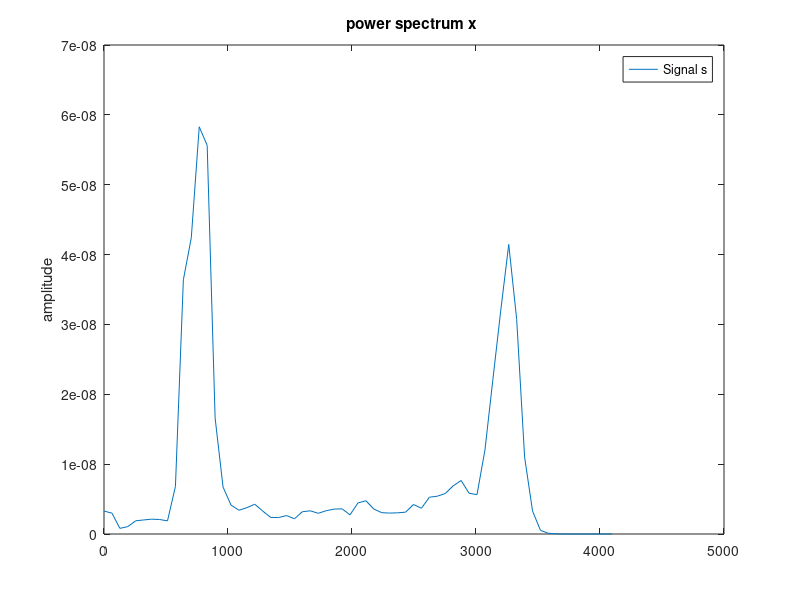

This figure's MATLAB source: (Note: this script raises an error after producing the figure.)
clear all; close all;
% File sima.mat has the signal s
% and sampling frequency Fs.
% The spectrum reaches frequencies up to 4kHz
% but everything above 1kHz is noise and must be filtered out.
load sima;

% Uncomment the following lines to get sine waves
% Fs=8192; Ts=1/Fs; T=1;
% t=0:Ts:T-Ts;
% A=1;
% s=A*sin(2*pi*800*t)+A*sin(2*pi*1000*t)+A*sin(2*pi*2000*t)+A*sin(2*pi*3000*t);

figure; pwelch(s,[],[],[],Fs); legend('Signal s');
% Ideal low pass function H with cutoff frequency Fs/8
H=[ones(1,Fs/8) zeros(1,Fs-Fs/4) ones(1,Fs/8)];
% Impulse response with inverse Fourier transform
% Alternatively, the analytic function Sa(x) can be used
h=ifft(H,'symmetric');
middle=length(h)/2;
h=[h(middle:end) h(1:middle-1)];
h32=h(middle+1-16:middle+17);
h64=h(middle+1-32:middle+33);
h128=h(middle+1-64:middle+65);
h256=h(middle+1-128:middle+129);
% figure; stem([0:length(h64)-1],h64); grid;
% figure; freqz(h64,1); % frequency response of h64
wvtool(h32,h64,h128,h256);% frequency responses of cut h
% side peaks are high!
% Multiply the cut impulse response with windows
% We use h64 with hamming and kaiser windows
wh64=hamming(length(h64));
wk=kaiser(length(h64),5);
figure; plot(0:64,wk,'r',0:64,wh64,'b'); grid; legend('Kaiser','Hamming');
h_hamming64=h64.*wh64';
h_kaiser=h64.*wk';
wvtool(h64,h_hamming64,h_kaiser);

% Hamming with h256
wh256=hamming(length(h256));
figure; plot(0:256,wh256,'b'); grid; legend('Hamming length 256');
h_hamming256=h256.*wh256';
wvtool(h256,h_hamming256);

% figure; stem([0:length(h64)-1],h_hamming); grid;
% figure; freqz(h_hamming,1);

% Filter the signal with each filter
y_rect64=conv(s,h64);
figure; pwelch(y_rect64,[],[],[],Fs); legend('h64 filter');
y_rect256=conv(s,h256);
figure; pwelch(y_rect256,[],[],[],Fs); legend('h256 filter');
y_hamm64=conv(s,h_hamming64);
figure; pwelch(y_hamm64,[],[],[],Fs); legend('Hamming 64 filter');
y_hamm256=conv(s,h_hamming256);
figure; pwelch(y_hamm256,[],[],[],Fs); legend('Hamming 256 filter');
y_kais=conv(s,h_kaiser);
figure; pwelch(y_kais,[],[],[],Fs); legend('Kaiser 64 filter');

% Low pass Parks-MacClellan
hpm64=firpm(64, [0 0.10 0.15 0.5]*2, [1 1 0 0]);
figure; freqz(hpm64,1); legend('Parks-MacClellan 64');
hpm128=firpm(128, [0 0.10 0.15 0.5]*2, [1 1 0 0]);
figure; freqz(hpm128,1); legend('Parks-MacClellan 128');
hpm128new=firpm(128, [0 0.11 0.12 0.5]*2, [1 1 0 0]);
figure; freqz(hpm128new,1); legend('Parks-MacClellan 128 tighter limits');
s_pm64=conv(s,hpm64);
figure; pwelch(s_pm64,[],[],[],Fs); legend('Parks-MacClellan 64');
s_pm128=conv(s,hpm128);
figure; pwelch(s_pm128,[],[],[],Fs); legend('Parks-MacClellan 128');
s_pm128new=conv(s,hpm128new);
figure; pwelch(s_pm128new,[],[],[],Fs); legend('Parks-MacClellan 128 tighter limits');
sound(20*s); % listen to the initial signal s
%sound(20*s_lp); % listen to the filtered signal s_lp
% sound(20*s_pm64);
% sound(20*s_pm128);
% sound(20*s_pm128new);

